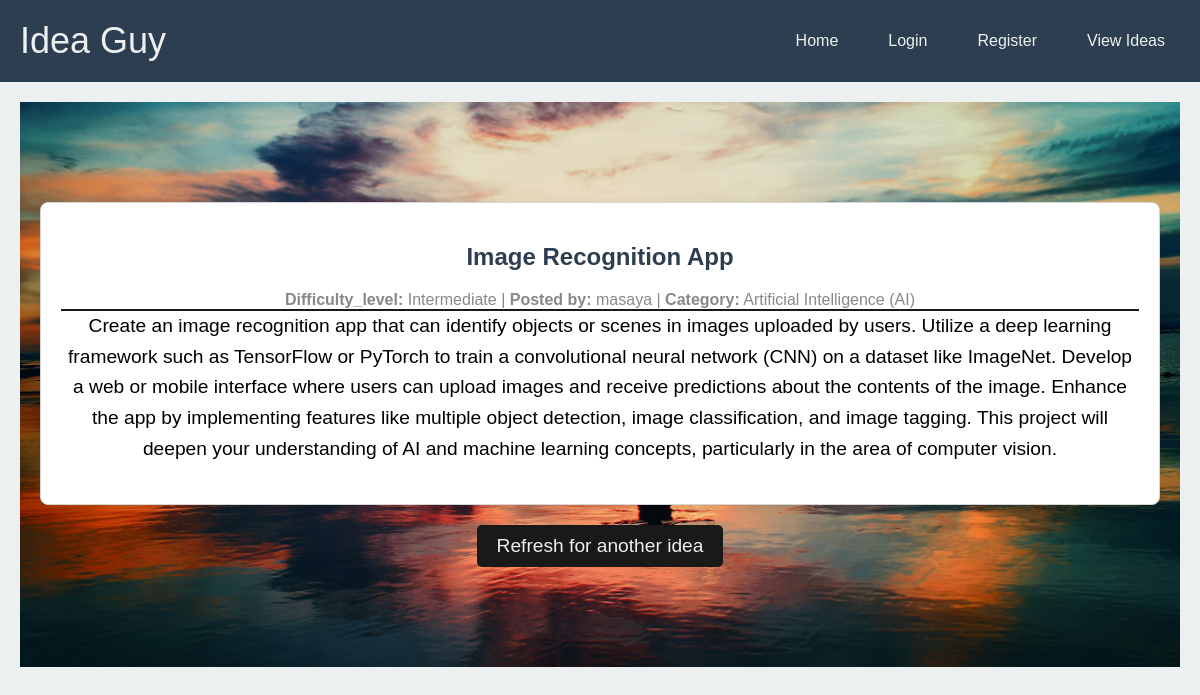
Screenshot of /random_idea with the database file from the repository.
### the_idea/models.py (models this page shows, shortened)
class Projects(db.Model):
    project_id = db.Column(db.String(20), primary_key=True)
    title = db.Column(db.String(80), nullable=False)
    difficulty_level = db.Column(db.String(50), nullable=False)
    category = db.Column(db.String(50), nullable=False)
    description = db.Column(db.Text, nullable=False)
    category_id = db.Column(db.Integer, db.ForeignKey('categories.category_id'), nullable=False)
    user_id = db.Column(db.String(20), db.ForeignKey('users.id'), nullable=False)
    created_at = db.Column(db.DateTime, default=db.func.current_timestamp())
    updated_at = db.Column(db.DateTime, default=db.func.current_timestamp())

class Users(db.Model, UserMixin):
    id = db.Column(db.String(20), primary_key=True)
    username = db.Column(db.String(80), unique=True, nullable=False)
    email = db.Column(db.String(120), unique=True, nullable=False)
    password = db.Column(db.String(80), nullable=False)
    created_at = db.Column(db.DateTime, default=db.func.current_timestamp())
    updated_at = db.Column(db.DateTime, default=db.func.current_timestamp())
    projects = db.relationship('Projects', backref='author', lazy=True)

class Categories(db.Model):
    category_id = db.Column(db.String(20), primary_key=True)
    category_name = db.Column(db.String(50), nullable=False)
    created_at = db.Column(db.DateTime, default=db.func.current_timestamp())
    updated_at = db.Column(db.DateTime, default=db.func.current_timestamp())
    projects = db.relationship('Projects', backref='categories', lazy=True)

### the_idea/routes.py (the view)
@app.route('/random_idea', methods = ['GET'])
def random_idea():
    ideas =  Users.query.all()
    projects = [{
        'project_id': project.project_id,
        'title': project.title,
        'difficulty_level': project.difficulty_level,
        'description': project.description,
        'category_id': project.category_id,
        'user_id': project.user_id,
        'created_at': project.created_at,
        'updated_at': project.updated_at,
        'author': user.username
    } for user in ideas for project in user.projects
    ]
    random.shuffle(projects)
    try:
        random_idea = random.choice(projects)
        category = Categories.query.filter_by(category_id = random_idea['category_id']).first()
        return render_template('random_idea.html', random_idea = random_idea, category=category.category_name, title = 'Random Idea')
    except IndexError:
        random_idea = [{'project_id':None,
        'title': None,
        'difficulty_level': None,
        'description': 'No ideas available',
        'category_id': None,
        'user_id': None,
        }]
        return render_template('random_idea.html', title = 'Random Idea', random_idea = random_idea)

### the_idea/templates/random_idea.html
{% extends 'layout.html'%}
{%block content%}
<head>
    <link rel="stylesheet" href="{{url_for('static', filename='css/random_idea.css')}}">
</head>
<section class="ideas-container">
    <article class="idea">
        <h2 class="idea-title">{{ random_idea.title }}</h2>
        <span class="idea-meta">
            <span class="idea-difficulty"><strong>Difficulty_level:</strong> {{ random_idea.difficulty_level }}</span> |
            <span class="idea-user"><strong>Posted by:</strong> {{random_idea.author}}</span> |
            <span class="idea-category"><strong>Category:</strong> {{ category}}</span>
        </span>
        <div class="idea-description">
            {{ random_idea.description|safe}}
        </div>
    </article>
</section>
<div class="refresh-button-container">
    <form action="{{ url_for('random_idea') }}" method="GET">
        <button type="submit" class="btn btn-refresh">Refresh for another idea</button>
    </form>
</div>
{%endblock%}

### the_idea/static/css/home.css (style rules this page uses)
body { font-family: Arial, sans-serif; margin: 0; background-color: #ECF0F1; color: #2C3E50; margin-top: auto; }
.hero p { font-size: 1.2em; margin-bottom: 20px; animation: slideInRight 1s ease-in-out; }
.btn { background-color: #18BC9C; color: #ECF0F1; padding: 15px 30px; text-decoration: none; border-radius: 5px; font-size: 1.2em; transition: background-color 0.3s; animation: zoomIn 1.5s ease-in-out; }

### the_idea/static/css/random_idea.css (style rules this page uses)
.ideas-container { max-width: 1200px; margin: 0 auto; }
.idea { background-color: #FFFFFF; border: 1px solid #D5D5D5; border-radius: 8px; box-shadow: 0 2px 10px rgba(0, 0, 0, 0.1); padding: 20px; margin-bottom: 20px; }
.idea-title { font-size: 1.5em; color: #2C3E50; }
.idea-meta { margin: 10px 0; color: #888; }
.idea-description p { margin: 0; line-height: 1.6; border-top: 1px solid #191919; color: black; }
.idea-description { margin: 0; line-height: 1.6; border-top: 1px solid #191919; color: black; align-items: center; margin-bottom: 20px; }
.refresh-button-container { text-align: center; margin-top: 20px; }
.btn-refresh { background-color: #191919; color: #ECF0F1; padding: 10px 20px; border: none; border-radius: 5px; cursor: pointer; text-decoration: none; }

### rows the page displays
Projects: title "Image Recognition App", difficulty_level "Intermediate", description "Create an image recognition app that can identify objects or scenes in images uploaded by users. Utilize a deep learning framework such as TensorFlow or PyTorch to train a convolutional neural network (CNN) on a dataset like ImageNet. Develop a web or mobile interface where users can upload images and receive predictions about the contents of the image. Enhance the app by implementing features like multiple object detection, image classification, and image tagging. This project will deepen your understanding of AI and machine learning concepts, particularly in the area of computer vision."
Users: author "masaya"
Categories: category_name "Artificial Intelligence (AI)"
